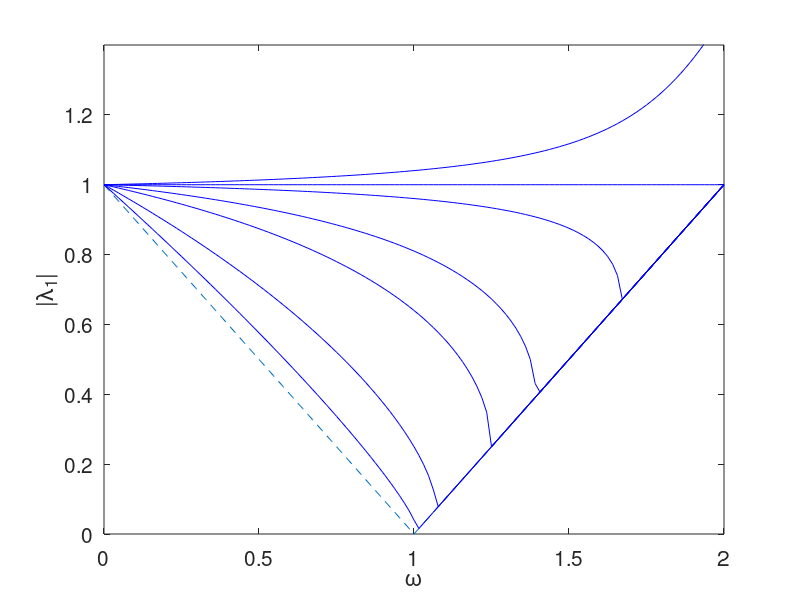

Here is the MATLAB script that generated this plot:
clear all
close all

%=============================
% analysis of the SOR method 
% for a model problem with N=2
%=============================

Nomega=128;
domega=2.0/Nomega;

%---
for aloop=1:8
%---

 if(aloop==1)
  a=0.0;
 elseif(aloop==2)
  a=0.2;
 elseif(aloop==3)
  a=0.5;
 elseif(aloop==4)
  a=0.8;
 elseif(aloop==5)
  a=0.9;
 elseif(aloop==6)
  a=0.98;
 elseif(aloop==7)
  a=1.0;
 elseif(aloop==8)
  a=1.02;
 end

 for i=1:Nomega+1

  omega = 0.0001+(i-1.0)*domega;
  Omega = a^2*omega^2;
  discr = Omega*(Omega+4*(1-omega));

  if(discr==0)
   labs1(i) = abs(1.0-omega);
   labs2(i) = labs1(i);
  elseif(discr>0)
   tmp = sqrt(discr);
   labs1(i) = abs(1.0-omega + 0.5*(Omega+tmp));
   labs2(i) = abs(1.0-omega + 0.5*(Omega-tmp));
  elseif(discr<0)
   tmp = sqrt(-discr);
   real =  1.0-omega + 0.5*Omega;
   imag =  0.5*tmp;
   labs1(i) = sqrt(real^2+imag^2);
   labs2(i) = labs1(i);
  end

  omg(i)=omega;

 end

 if(aloop==1)
  plot(omg,labs1,'--');
% plot(omg,labs2,'--');
 else
  plot(omg,labs1,'b');
% plot(omg,labs2,'b');
 end
 hold on

%---
end
%---

xlabel('\omega','fontsize',15)
ylabel('|\lambda_2|','fontsize',15)
ylabel('|\lambda_1|','fontsize',15)
set(gca,'fontsize',15)

axis([0 2 0 1.4])
